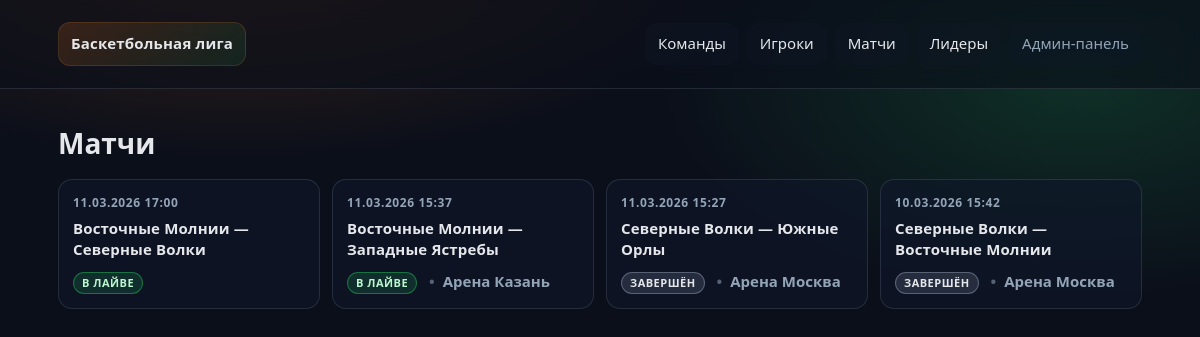
/games/, run on the app's committed database.
### league/models.py (models this page shows, shortened)
class Game(models.Model):
    class Status(models.TextChoices):
        SCHEDULED = "scheduled", "Запланирован"
        LIVE = "live", "В лайве"
        FINISHED = "finished", "Завершён"
    season = models.ForeignKey(Season, on_delete=models.PROTECT, verbose_name="Сезон", related_name="games")
    home_team = models.ForeignKey(Team, on_delete=models.PROTECT, verbose_name="Хозяева", related_name="home_games")
    away_team = models.ForeignKey(Team, on_delete=models.PROTECT, verbose_name="Гости", related_name="away_games")
    start_at = models.DateTimeField("Начало", default=timezone.now)
    status = models.CharField("Статус", max_length=16, choices=Status.choices, default=Status.SCHEDULED)
    venue = models.CharField("Арена", max_length=120, blank=True, default="")
    current_period = models.PositiveSmallIntegerField("Текущий период", default=1)
    clock_seconds = models.PositiveSmallIntegerField("Секунды на табло", default=10 * 60)
    clock_running = models.BooleanField("Часы идут", default=False)
    period_duration = models.PositiveSmallIntegerField("Длительность периода (сек.)", default=10 * 60)
    clock_updated_at = models.DateTimeField("Время обновления часов", default=timezone.now)
    created_at = models.DateTimeField("Создано", auto_now_add=True)
    class Meta:
        verbose_name = "Матч"
        verbose_name_plural = "Матчи"
        ordering = ["-start_at", "-id"]
        constraints = [
            models.CheckConstraint(check=~models.Q(home_team=models.F("away_team")), name="home_team_not_away_team"),
        ]

class Team(models.Model):
    name = models.CharField("Название", max_length=120, unique=True)
    short_name = models.CharField("Коротко", max_length=16, blank=True, default="")
    city = models.CharField("Город", max_length=80, blank=True, default="")
    logo = models.ImageField("Логотип", upload_to="team_logos/", blank=True, null=True)
    created_at = models.DateTimeField("Создано", auto_now_add=True)
    class Meta:
        verbose_name = "Команда"
        verbose_name_plural = "Команды"
        ordering = ["name"]

### league/views.py (the view)
# urls.py: path("games/", views.GameListView.as_view(), name="game_list"),
class GameListView(ListView):
    model = Game
    template_name = "league/game_list.html"
    context_object_name = "games"
    paginate_by = 30
    def get_queryset(self):
        return (
            Game.objects.select_related("home_team", "away_team")
            .order_by("-start_at", "-id")
        )

### templates/league/game_list.html (shortened to what this page needs)
{% extends 'base.html' %}
{% block content %}
  <div class="page-head">
    <h1>Матчи</h1>
  </div>
  <div class="grid">
    {% for g in games %}
      <a class="card" href="{% url 'league:game_detail' g.pk %}">
        <div class="kicker">{{ g.start_at|date:"d.m.Y H:i" }}</div>
        <div class="card__title" style="margin-top:6px">{{ g.home_team.name }} — {{ g.away_team.name }}</div>
        <div class="card__meta" style="margin-top:10px">
          {% if g.status == "live" %}
            <span class="badge badge--live">В лайве</span>
          {% elif g.status == "finished" %}
            <span class="badge badge--finished">Завершён</span>
          {% else %}
            <span class="badge badge--scheduled">Запланирован</span>
          {% endif %}
          {% if g.venue %}<span class="dot">•</span>{{ g.venue }}{% endif %}
        </div>
      </a>
    {% empty %}
      <div class="empty">Пока нет матчей.</div>
    {% endfor %}
  </div>
{% endblock %}

### static/app.css (style rules this page uses)
:root { --bg:#0b0f1a; --panel:#0f172a; --panel2:#111c33; --text:#e5e7eb; --muted:#93a4b7; --line:rgba(148,163,184,.18); --accent:#f97316; --accent2:#22c55e; --shadow:0 18px 60px rgba(0,0,0,.35); --radius:18px; --radius2:14px; }
* { box-sizing:border-box }
html,body { height:100% }
body { margin:0; background: radial-gradient(900px 400px at 20% -10%, rgba(249,115,22,.22), transparent 60%), radial-gradient(700px 360px at 90% 10%, rgba(34,197,94,.18), transparent 60%), radial-gradient(900px 600px at 50% 120%, rgba(99,102,241,.15), transparent 62%), var(--bg); color:var(--text); font: 500 15px/1.45 ui-sans-serif, system-ui, -apple-system, Segoe UI, Roboto, Arial, "Noto Sans", "Liberation Sans", sans-serif; }
a { color:inherit;text-decoration:none }
.page-head { margin-top:12px; display:flex; align-items:flex-start; justify-content:space-between; gap:14px; flex-wrap:wrap; }
h1 { margin:0;font-size:28px }
.kicker { color:var(--muted); font-weight:800; letter-spacing:.6px; text-transform:uppercase; font-size:12px }
.dot { margin:0 8px;color:rgba(148,163,184,.55) }
.badge { display:inline-flex; align-items:center; justify-content:center; padding:2px 8px; border-radius:999px; font-size:11px; font-weight:800; text-transform:uppercase; letter-spacing:.5px; }
.badge--live { background:rgba(34,197,94,.15); color:#bbf7d0; border:1px solid rgba(34,197,94,.45); }
.badge--finished { background:rgba(148,163,184,.18); color:#e5e7eb; border:1px solid rgba(148,163,184,.45); }
.grid { margin-top:16px; display:grid; grid-template-columns: repeat( auto-fit, minmax(240px, 1fr) ); gap:12px; }
.card { padding:14px; border-radius:var(--radius2); background: rgba(15,23,42,.62); border:1px solid var(--line); transition: transform .12s ease, border-color .12s ease, background .12s ease; }
.card__title { font-weight:950; letter-spacing:.15px }
.card__meta { margin-top:6px;color:var(--muted);font-weight:650 }
.card__title { font-weight:900 }

### data on the page
Game: start_at "11.03.2026 17:00", home_team.name "Восточные Молнии", away_team.name "Северные Волки", status "В ЛАЙВЕ"
Game: start_at "11.03.2026 15:37", home_team.name "Восточные Молнии", away_team.name "Западные Ястребы", status "В ЛАЙВЕ", venue "Арена Казань"
Game: start_at "11.03.2026 15:27", home_team.name "Северные Волки", away_team.name "Южные Орлы", status "ЗАВЕРШЁН", venue "Арена Москва"
Game: start_at "10.03.2026 15:42", home_team.name "Северные Волки", away_team.name "Восточные Молнии", status "ЗАВЕРШЁН", venue "Арена Москва"
